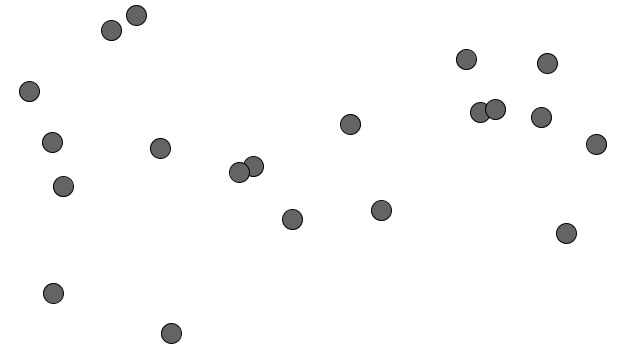
Frame 1 (no input)
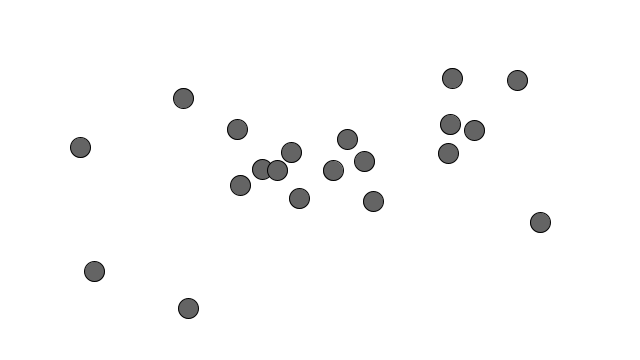
Frame 60 (the mouse pressed at the canvas centre just before this capture)
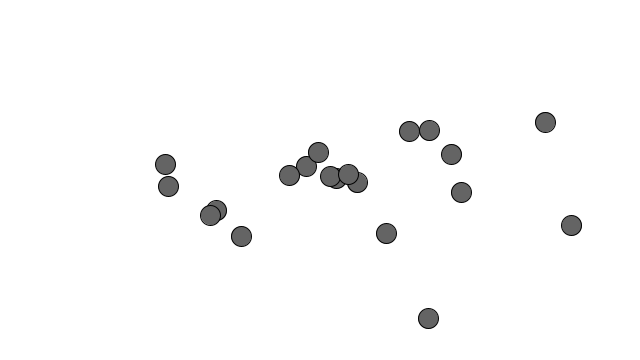
Frame 120 (the mouse held since frame 60 and released just before this capture)

The Processing sketch that drew these frames (run headless with seeded random() and noise(); from frame 60 on, the mouse is pressed at the canvas centre):

// Processing sketch: noc02_10_mutual_attraction
// ── noc02_10_mutual_attraction.pde
Mover[] movers = new Mover[20];

void setup() {
  size(640,360);
  
  for(int i=0;i<movers.length;i++) {
    movers[i]= new Mover(random(0.1,2),random(10,width-10),random(10,height-10));
  }  
}



void draw() {
  background(255);  
       
  for(int i=0;i<movers.length;i++) {
    for(int j=0;j<movers.length;j++) {
      if (i != j) {
        PVector force = movers[j].attract(movers[i]);
        movers[i].applyForce(force);
      }
    }
    movers[i].update();
    movers[i].display();  
  }  
}
// ── Mover.pde
class Mover {
  
  PVector location;
  PVector velocity;
  PVector acceleration;
  
  float mass;
  
  float G;
  
  Mover(float m, float x, float y) {
    mass = m;
    location = new PVector(x,y);
    velocity = new PVector(0,0);
    acceleration = new PVector(0,0);
    G = 1.0;
  }
  
  void applyForce(PVector force) {
    PVector f = PVector.div(force, mass);
    acceleration.add(f);
  }
  
  PVector attract(Mover m) {   
    
    PVector force = PVector.sub(location, m.location);
    
    float distance = force.mag();
    
    distance = constrain(distance,5,25);
     
    force.normalize();
    
    float strength = (G*mass*mass)/(distance*distance);
    
    force.mult(strength);
    
    return force;
  }
  
  void update(){   
    
    velocity.add(acceleration);    
    location.add(velocity);
    
    acceleration.mult(0);    
  }
  
  void display() {
    stroke(0);
    fill(100);  
    ellipse(location.x,location.y, 20, 20);
  }
  
  void checkEdges() {
    if (location.x > width) {      
      velocity.x *= -1;
    } else if (location.x < 0) {      
      velocity.x *= -1;      
    }    
    
    if (location.y > height) {
      velocity.y *= -1;
    } else if (location.y < 0) {
      velocity.y *= -1;
    }
  }  
    
}
